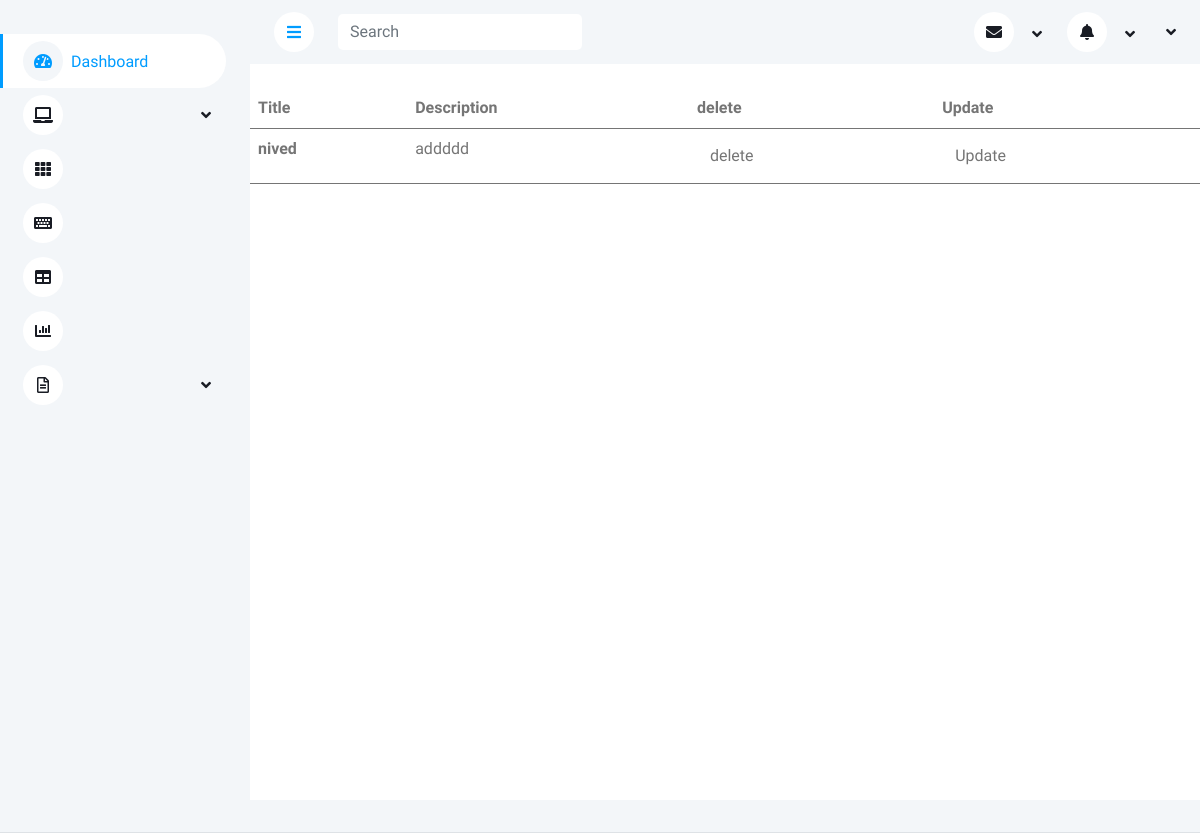
The app's page /page4, older data.
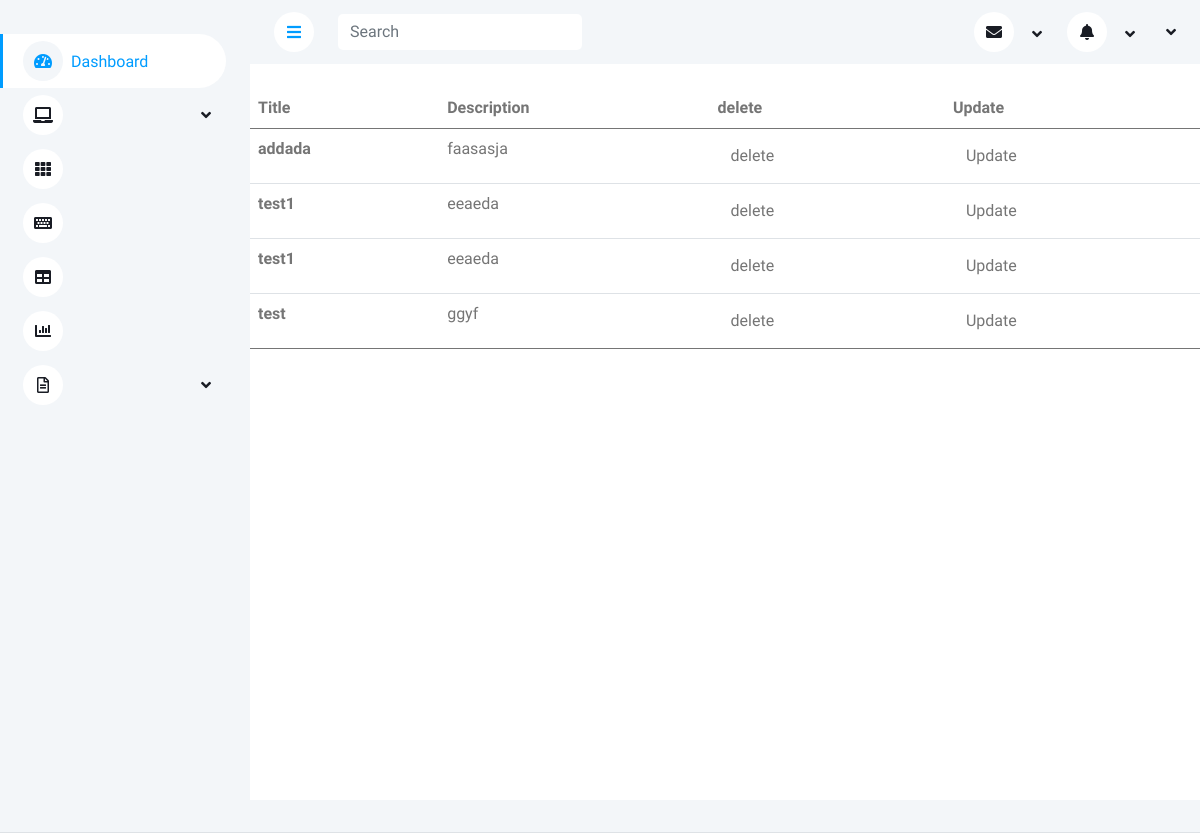
The same page, newer data.
### newapp2/models.py (models this page shows)
class ToDo(models.Model):
    title = models.CharField(max_length=100)
    description = models.TextField()

### newapp2/views.py (the view)
# urls.py: path('page4',views.read,name ='page4'),
def read(request):
    data = ToDo.objects.all()
    return render(request,'read.html',{'read':data})

### templates/read.html (shortened to what this page needs)
<!DOCTYPE html>
{% load static %}
{%load crispy_forms_filters %}
<html lang="en">
<head>
    <link href="https://cdnjs.cloudflare.com/ajax/libs/font-awesome/5.10.0/css/all.min.css" rel="stylesheet">
    <link href="https://cdn.jsdelivr.net/npm/bootstrap-icons@1.4.1/font/bootstrap-icons.css" rel="stylesheet">
    <link href=" {% static 'static1/lib/owlcarousel/assets/owl.carousel.min.css' %} " rel="stylesheet">
    <link href=" {% static 'static1/lib/tempusdominus/css/tempusdominus-bootstrap-4.min.css' %} " rel="stylesheet" />
    <link href=" {% static 'static1/css/bootstrap.min.css' %} " rel="stylesheet">
    <link href=" {% static 'static1/css/style.css' %} " rel="stylesheet">
</head>
<body>
    <div class="container-xxl position-relative bg-white d-flex p-0">
        <div class="sidebar pe-4 pb-3">
            <nav class="navbar bg-light navbar-light">
                <div class="navbar-nav w-100">
                    <a href=" {% static 'static1/index.html' %} " class="nav-item nav-link active"><i class="fa fa-tachometer-alt me-2"></i>Dashboard</a>
                    <div class="nav-item dropdown">
                        <a href="#" class="nav-link dropdown-toggle" data-bs-toggle="dropdown"><i class="fa fa-laptop me-2"></i></a>
                    </div>
                    <a href=" {% static 'static1/widget.html' %} " class="nav-item nav-link"><i class="fa fa-th me-2"></i></a>
                    <a href=" {% static 'static1/form.html' %} " class="nav-item nav-link"><i class="fa fa-keyboard me-2"></i></a>
                    <a href=" {% static 'static1/table.html' %} " class="nav-item nav-link"><i class="fa fa-table me-2"></i></a>
                    <a href=" {% static 'static1/chart.html' %} " class="nav-item nav-link"><i class="fa fa-chart-bar me-2"></i></a>
                    <div class="nav-item dropdown">
                        <a href="#" class="nav-link dropdown-toggle" data-bs-toggle="dropdown"><i class="far fa-file-alt me-2"></i></a>
                    </div>
                </div>
            </nav>
        </div>
        <div class="content">
            <nav class="navbar navbar-expand bg-light navbar-light sticky-top px-4 py-0">
                <a href="#" class="sidebar-toggler flex-shrink-0">
                    <i class="fa fa-bars"></i>
                </a>
                <form class="d-none d-md-flex ms-4">
                    <input class="form-control border-0" type="search" placeholder="Search">
                </form>
                <div class="navbar-nav align-items-center ms-auto">
                    <div class="nav-item dropdown">
                        <a href="#" class="nav-link dropdown-toggle" data-bs-toggle="dropdown">
                            <i class="fa fa-envelope me-lg-2"></i>
                        </a>
                    </div>
                    <div class="nav-item dropdown">
                        <a href="#" class="nav-link dropdown-toggle" data-bs-toggle="dropdown">
                            <i class="fa fa-bell me-lg-2"></i>
                        </a>
                    </div>
                    <div class="nav-item dropdown">
                        <a href="#" class="nav-link dropdown-toggle" data-bs-toggle="dropdown">
                        </a>
                    </div>
                </div>
            </nav>
<table class="table">
  <thead>
    <tr>
      <th scope="col">Title</th>
      <th scope="col">Description</th>
      <th scope="col">delete</th>
      <th scope="col">Update</th>
    </tr>
  </thead>
  <tbody>
  {% for i in read %}
    <tr>
      <th> {{i.title}}</th>
      <td>{{i.description}}</td>
      <td>
          <form action = "{% url 'delt' i.id %}" method="POST">
          <button type ="submit" class = "btn">delete</button>
               </form>
      </td>
            <td><a href="{% url 'update' i.id %}" class=btn btn-warning>Update</a></td>
    </tr>
  {% endfor %}
</tbody>
            <div class="container-fluid pt-4 px-4">
                <div class="row g-4">
                        </div>
                    </div>
                    </div>
                    </div>
                            <div class="d-flex align-items-center border-bottom py-3">
                                    </div>
</body>
</html>

### static/static1/css/style.css (style rules this page uses)
:root { --primary: #009CFF; --light: #F3F6F9; --dark: #191C24; }
.btn { transition: .5s; }
.sidebar { position: fixed; top: 0; left: 0; bottom: 0; width: 250px; height: 100vh; overflow-y: auto; background: var(--light); transition: 0.5s; z-index: 999; }
.content { margin-left: 250px; min-height: 100vh; background: #FFFFFF; transition: 0.5s; }
@media (min-width: 992px) { .sidebar { margin-left: 0; } }
@media (min-width: 992px) { .content { width: calc(100% - 250px); } }
.sidebar .navbar .navbar-nav .nav-link { padding: 7px 20px; color: var(--dark); font-weight: 500; border-left: 3px solid var(--light); border-radius: 0 30px 30px 0; outline: none; }
.sidebar .navbar .navbar-nav .nav-link:hover, .sidebar .navbar .navbar-nav .nav-link.active { color: var(--primary); background: #FFFFFF; border-color: var(--primary); }
.sidebar .navbar .navbar-nav .nav-link i { width: 40px; height: 40px; display: inline-flex; align-items: center; justify-content: center; background: #FFFFFF; border-radius: 40px; }
.sidebar .navbar .navbar-nav .nav-link:hover i, .sidebar .navbar .navbar-nav .nav-link.active i { background: var(--light); }
.sidebar .navbar .dropdown-toggle::after { position: absolute; top: 15px; right: 15px; border: none; content: "\f107"; font-family: "Font Awesome 5 Free"; font-weight: 900; transition: .5s; }
.content .navbar .navbar-nav .nav-link { margin-left: 25px; padding: 12px 0; color: var(--dark); outline: none; }
.content .navbar .sidebar-toggler, .content .navbar .navbar-nav .nav-link i { width: 40px; height: 40px; display: inline-flex; align-items: center; justify-content: center; background: #FFFFFF; border-radius: 40px; }
.content .navbar .dropdown-toggle::after { margin-left: 6px; vertical-align: middle; border: none; content: "\f107"; font-family: "Font Awesome 5 Free"; font-weight: 900; transition: .5s; }

Row changes from the older to the newer data that the page shows:
removed ToDo: title "nived", description "addddd"
added ToDo: title "addada", description "faasasja"
added ToDo: title "test1", description "eeaeda"
added ToDo: title "test1", description "eeaeda"
added ToDo: title "test", description "ggyf"
